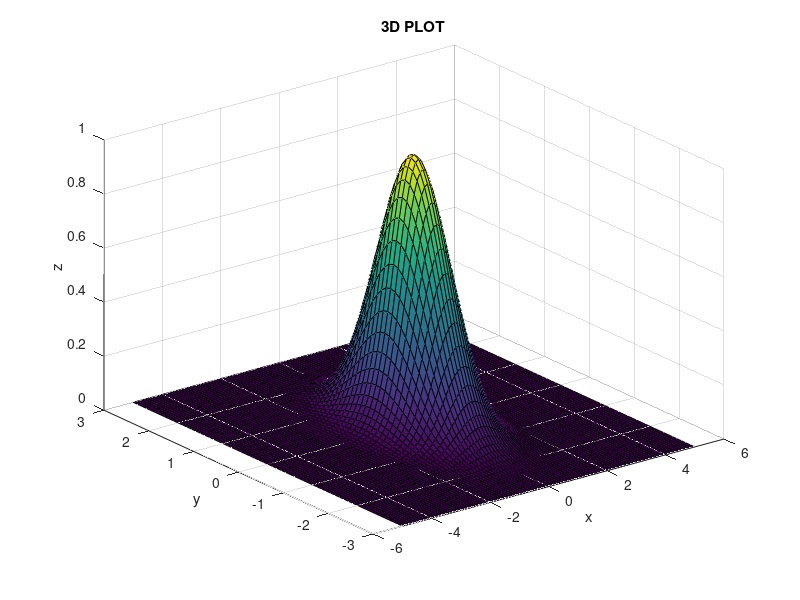

Source code (MATLAB):
% CREATE A 3D PLOT OF A SURFACE OF CREATING A GRID ALONG THE X & Y AXIS
% AND PLOTTING THE Z COORDINATE ACCORDING TO THE EXPONENTIAL FUNCTION:

clc;

x = [ -5 : 0.1 : 5 ];
y = [ -3 : 0.1 : 3 ];
 
% to create a grid along x and y axis
[x,y] = meshgrid(x,y);
 
% assign z coordinate as exponential of x and y
z = exp(-x.^2-y.^2);
 
surf(x,y,z); % to plot the 3D figure
 
xlabel('x');
ylabel('y');
zlabel('z');
title('3D PLOT');